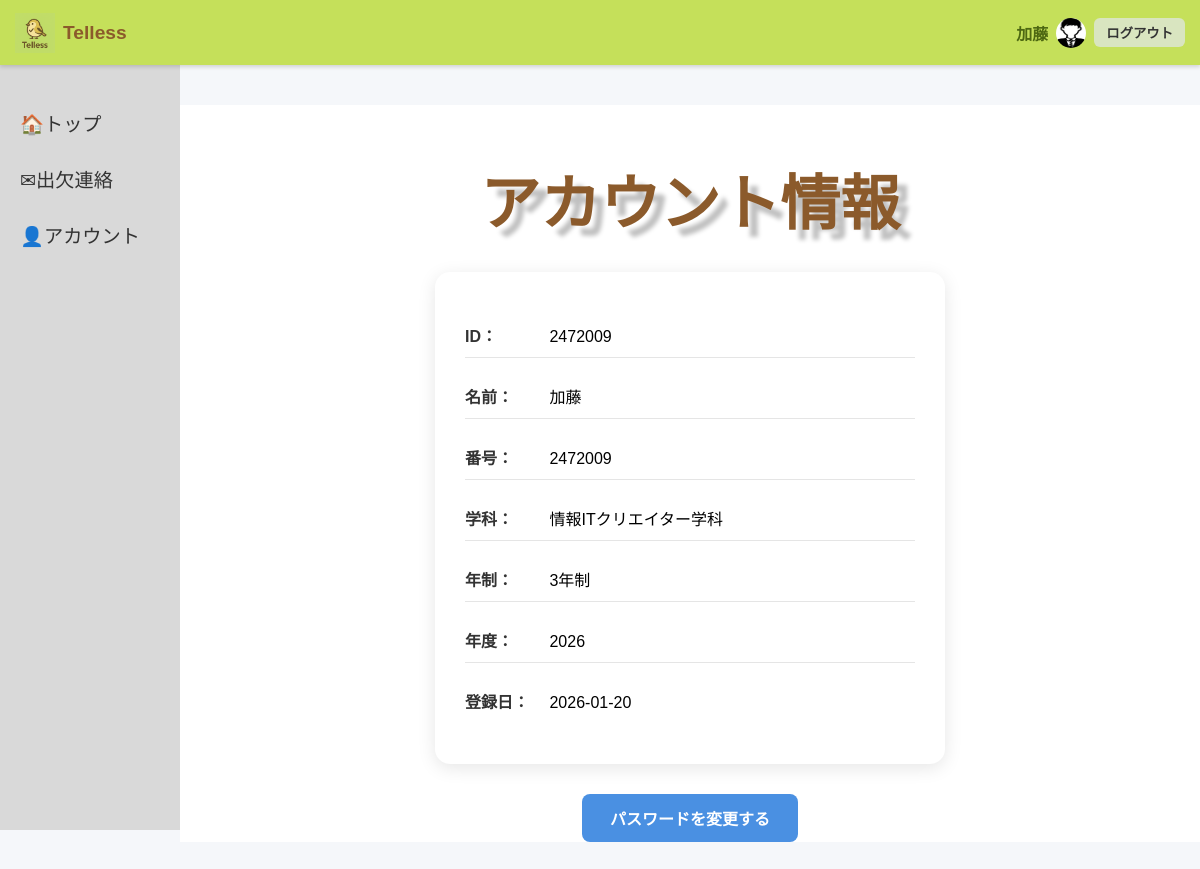
The app's page /student/account/ (signed in) with its own data.
### telles/models.py (models this page shows, shortened)
class CustomUser(AbstractUser):
    is_teacher = models.BooleanField(default=False)
    is_student = models.BooleanField(default=False)

class StudentProfile(models.Model):
    user = models.OneToOneField(
        CustomUser,
        on_delete=models.CASCADE,
        related_name='student_profile'
    )
    student_name = models.CharField(max_length=30)
    student_number = models.IntegerField()
    created_by_teacher = models.ForeignKey(
        TeacherProfile,
        on_delete=models.SET_NULL,
        null=True,
        blank=True,
        related_name='students'
    )
    created_at = models.DateTimeField(auto_now_add=True)
    department = models.ForeignKey(
        ClassRegistration,
        on_delete=models.SET_NULL,
        null=True,
        blank=True,
        related_name = 'students'
    )
    academic_year = models.CharField(max_length=10, blank=True, null=True)
    COURSE_YEARS_CHOICES = [
        (1, '1年制'),
        (2, '2年制'),
        (3, '3年制'),
    ]
    course_years = models.IntegerField(
        choices = COURSE_YEARS_CHOICES,
        null=True,
        blank=True
    )
    class Meta:
        db_table = 'student_database'  # 生徒専用テーブル名
        ordering = ['student_number']

class ClassRegistration(models.Model):
    department = models.CharField(max_length=100, unique=True)
    def __str__(self):
        return f"{self.department}"

### telles/views.py (the view)
# urls.py: path('student/account/', views.student_account_view, name='student_account'),
def student_account_view(request):
    student = getattr(request.user, "student_profile", None)
    if not student:
        messages.error(request, "生徒としてログインしてください。")
        return redirect("telles:student_login")
    return render(request, "student_account.html")

### telles/templates/student_account.html (shortened to what this page needs)
{% extends "stu_base.html" %}
{% load static %}
{% block page_class %}account-page{% endblock %}
{% block extra_css %}
<link rel="stylesheet" href="{% static 'css/student_account.css' %}">
{% endblock %}
{% block content %}
<section class="content">
    <h1 class="title">アカウント情報</h1>
    <div class="account-box">
        <p><strong>ID：</strong> {{ user.username }}</p>
        <p><strong>名前：</strong> {{ user.student_profile.student_name }}</p>
        <p><strong>番号：</strong> {{ user.student_profile.student_number }}</p>
        <p><strong>学科：</strong> {{ user.student_profile.department }}</p>
        <p><strong>年制：</strong> {{ user.student_profile.get_course_years_display }}</p>
        <p><strong>年度：</strong> {{ user.student_profile.academic_year }}</p>
        <p><strong>登録日：</strong> {{ user.date_joined|date:"Y-m-d" }}</p>
    </div>
    <div class="signup-buttons">
        <a href="{% url 'telles:student_reset_password' %}">
            <button type="button">パスワードを変更する</button>
        </a>
    </div>
</section>
{% endblock %}

### telles/templates/stu_base.html (shortened to what this page needs)
{% load static %}
<!DOCTYPE html>
<html lang="ja">
<head>
  <link rel="stylesheet" href="{% static 'css/styles.css' %}?v={{ now|date:'U' }}">
  {% block extra_css %}{% endblock %}
</head>
<body class="{% block page_class %}{% endblock %}">
  <header class="header">
    <div class="header-left">
      <img src="{% static 'images/テレロン.png' %}" alt="Tellessアイコン" class="app-icon">
      <span class="app-title">Telless</span>
    </div>
    <div class="header-right">
      {% if user.is_authenticated %}
      <span class="username">{{ user.student_profile.student_name }}</span>
      {% if user.username == "teacher001" %}
      <img src="{% static 'images/teacher_icon.jpg' %}" alt="教師アイコン" class="user-icon">
      {% else %}
      <img src="{% static 'images/student_icon.jpg' %}" alt="生徒アイコン" class="user-icon">
      {% endif %}
      <form action="{% url 'telles:logout' %}" method="post" style="display:inline;">
        <button type="submit" class="logout-btn">ログアウト</button>
      </form>
      {% else %}
      <a href="" class="login-link">ログイン</a>
      {% endif %}
    </div>
  </header>
  {% block sidebar %}
  <aside class="sidebar">
    <ul>
      <li><a href="{% url 'telles:student_index' %}">🏠トップ</a></li>
      <li><a href="{% url 'telles:stu_calendar' %}">✉出欠連絡</a></li>
      <li><a href="{% url 'telles:student_account' %}">👤アカウント</a></li>
    </ul>
  </aside>
  {% endblock %}
  <main class="main-content">
    {% block content %}
    {% endblock %}
  </main>
</body>
</html>

### telles/static/css/styles.css (style rules this page uses)
body { margin: 0; font-family: "Hiragino Sans", "Noto Sans JP", sans-serif; }
.header { background-color: #C5E05A; display: flex; justify-content: space-between; align-items: center; height: 65px; padding: 0 15px; position: fixed; top: 0; left: 0; width: 100%; box-shadow: 0 2px 4px rgba(0, 0, 0, 0.15); z-index: 1000; box-sizing: border-box; }
.header-left { display: flex; align-items: center; gap: 8px; flex-shrink: 0; }
.app-icon { width: 40px; height: 40px; }
.app-title { font-size: 1.2rem; font-weight: bold; color: #8b5a2b; }
.header-right { display: flex; align-items: center; gap: 8px; flex-wrap: nowrap; min-width: 0; }
.username { font-weight: bold; color: #4d6812; max-width: 120px; white-space: nowrap; overflow: hidden; text-overflow: ellipsis; }
.user-icon { width: 30px; height: 30px; border-radius: 50%; }
.logout-btn { background-color: #d9e5c0; border: none; border-radius: 6px; padding: 5px 12px; font-weight: bold; color: #333; cursor: pointer; white-space: nowrap; }
.sidebar { background-color: #D9D9D9; position: fixed; top: 65px; left: 0; width: 180px; height: calc(100vh - 65px); padding-top: 30px; }
.sidebar ul { list-style: none; padding: 0; margin: 0; }
.sidebar li { padding: 14px 20px; font-size: 1.2rem; }
.sidebar a { color: #333; text-decoration: none; display: flex; align-items: center; gap: 8px; }
.main-content { margin-left: 180px; margin-top: 65px; min-height: calc(100vh - 65px); background-color: #fff; display: flex; justify-content: center; align-items: center; }
.title { color: #8B5A2B; font-size: 80px; font-weight: bold; text-shadow: 10px 10px 4px rgba(0, 0, 0, 0.25); text-align: center; margin-bottom: 20px; }
.signup-buttons { display: flex; gap: 12px; justify-content: center; margin-top: 15px; }
.signup-buttons button { background-color: #9FE8F0; border: none; color: #333; font-weight: bold; font-size: 1rem; padding: 10px 25px; border-radius: 6px; cursor: pointer; }
.account-page { background: #f5f7fa; padding: 40px 0; }
.title { text-align: center; font-size: 60px; margin-bottom: 30px; color: #8B5A2B; }
.account-box { width: 450px; margin: 0 auto 30px; background: #ffffff; padding: 25px 30px; border-radius: 15px; box-shadow: 0 4px 18px rgba(0, 0, 0, 0.1); }
.account-box p { font-size: 16px; padding: 10px 0; border-bottom: 1px solid #e5e5e5; }
.account-box p:last-child { border-bottom: none; }
.account-box strong { color: #333; display: inline-block; width: 80px; }

### telles/static/css/student_account.css (style rules this page uses)
.account-page { background: #f5f7fa; padding: 40px 0; }
.title { text-align: center; font-size: 60px; margin-bottom: 30px; color: #8B5A2B; }
.account-box { width: 450px; margin: 0 auto 30px; background: #ffffff; padding: 25px 30px; border-radius: 15px; box-shadow: 0 4px 18px rgba(0,0,0,0.1); }
.account-box p { font-size: 16px; padding: 10px 0; border-bottom: 1px solid #e5e5e5; }
.account-box p:last-child { border-bottom: none; }
.account-box strong { color: #333; display: inline-block; width: 80px; }
.signup-buttons { display: flex; justify-content: center; }
.signup-buttons button { background: #4A90E2; border: none; color: white; padding: 12px 28px; font-size: 16px; border-radius: 8px; cursor: pointer; transition: 0.2s; }

### records on screen
CustomUser: student_profile.student_name "加藤", username "2472009", student_profile.student_number "2472009", student_profile.department "情報ITクリエイター学科", student_profile.course_years "3年制", student_profile.academic_year "2026", date_joined "2026-01-20"
